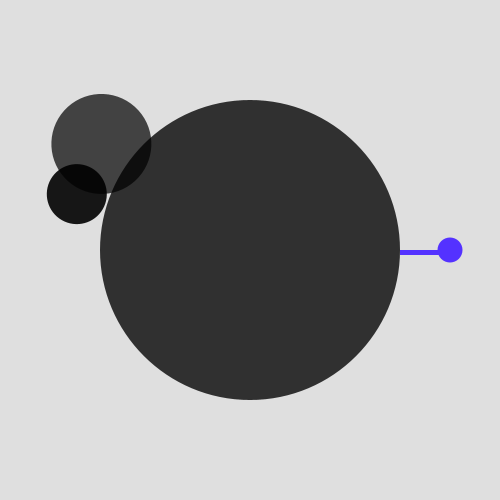
Frame 1 (no input)
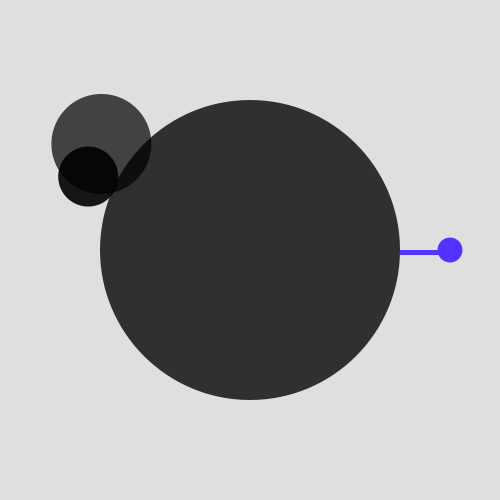
Frame 60 (the mouse pressed at the canvas centre just before this capture)
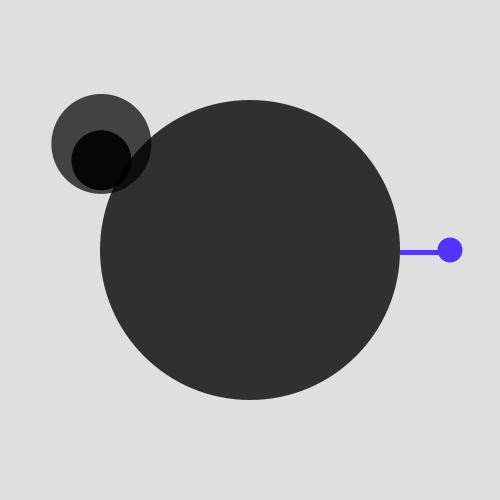
Frame 120 (the mouse held since frame 60 and released just before this capture)

The Processing sketch that drew these frames (run headless with seeded random() and noise(); from frame 60 on, the mouse is pressed at the canvas centre):

// Processing sketch: processing_122664
// ── processing_122664.pde

float counter = 0;

void setup()
{
size(500, 500);
colorMode(HSB, 360, 100, 100);
}

void draw()

{
  

  
//Hintergrund
pushMatrix();
float b = map(hour(), 0, 24, 100, 0); //0->100 versch helligkeit
background(0, 0, b); 
counter += 0.01;
popMatrix();

//Sekundenzeiger
pushMatrix();
translate(width/2, height/1.7);
float s = map(second(), 0, 60, 0, 2*PI);
rotate(s);
translate(0, -200);
fill(0, 230);
noStroke();
ellipse(0, 0, 60, 60);
popMatrix();

//Minutenzeiger
pushMatrix();
translate(width/2, height/1.8);
float t = map(minute(), 0, 60, 0, 2*PI);
rotate(t);
translate(0, -200);
fill(0, 180);
noStroke();
ellipse(0, 0, 100, 100);
popMatrix();

//Stundenzeiger Körper
pushMatrix();
translate(width/2, height/2);
float u = map(hour(), 0, 12, 0, 2*PI);
rotate(u);
translate(0, -200);
fill(250,80,200);
noStroke();
rect(0, 0, 5, 50);
popMatrix();

//Stundenzeiger Kopf
pushMatrix();
translate(width/2, height/2);
float v = map(hour(), 0, 12, 0, 2*PI);
rotate(v);
translate(0, -200);
fill(250,80,200);
noStroke();
ellipse(0, 0, 25, 25);
popMatrix();
 
//Planet
fill(0, 200);  
ellipse(250, 250, 300, 300);







}
